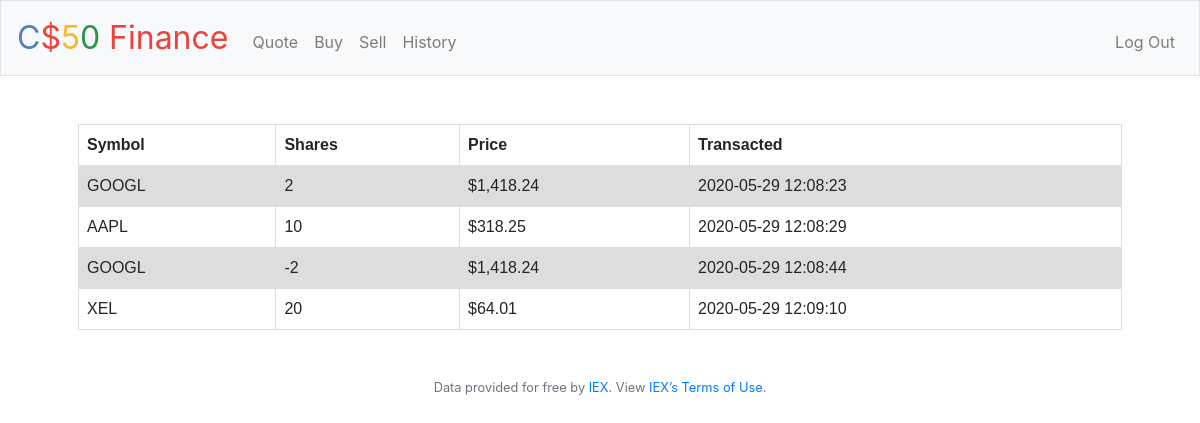
Screenshot of /history (signed in) with the database file from the repository.
### tables this page shows
CREATE TABLE history
                    (Username TEXT,
                     Symbol TEXT,
                     Shares NUMERIC,
                     Price NUMERIC,
                     Transacted SMALLDATETIME);

### application.py (the view)
@app.route("/history")
@login_required
def history():
    nameuser = session['username']
    try:
        past_purchases = db.execute("""SELECT Symbol, Shares, Price, Transacted
                  FROM history WHERE Username = (?)""", nameuser)
        return render_template("history.html", past_purchases=past_purchases)
    except:
        return apology("You haven't made any transactions yet!")

### application.py (called while the page is built)
@app.after_request
def after_request(response):
    response.headers["Cache-Control"] = "no-cache, no-store, must-revalidate"
    response.headers["Expires"] = 0
    response.headers["Pragma"] = "no-cache"
    return response

### helpers.py (called while the page is built)
def login_required(f):
    @wraps(f)
    def decorated_function(*args, **kwargs):
        if session.get("user_id") is None:
            return redirect("/login")
        return f(*args, **kwargs)
    return decorated_function

### templates/history.html (shortened to what this page needs)
{% extends "layout.html" %}
{% block main %}
<table>
  <tr>
    <th>Symbol</th>
    <th>Shares</th>
    <th>Price</th>
    <th>Transacted</th>
  </tr>
  {% for purchase in past_purchases %}
  <tr>
      <td>{{ purchase['Symbol'] }} </td>
      <td>{{ purchase['Shares'] }} </td>
      <td>{{ purchase['Price'] }} </td>
      <td>{{ purchase['Transacted'] }} </td>
  </tr>
  {% endfor %}
</table>
{% endblock %}

### templates/layout.html (shortened to what this page needs)
<!DOCTYPE html>
<html lang="en">
    <head>
        <link href="https://maxcdn.bootstrapcdn.com/bootstrap/4.1.3/css/bootstrap.min.css" rel="stylesheet">
        <link href="/static/styles.css" rel="stylesheet">
    </head>
    <body>
        <nav class="navbar navbar-expand-md navbar-light bg-light border">
            <a class="navbar-brand" href="/"><span class="blue">C</span><span class="red">$</span><span class="yellow">5</span><span class="green">0</span> <span class="red">Finance</span></a>
            <div class="collapse navbar-collapse" id="navbar">
                {% if session.user_id %}
                    <ul class="navbar-nav mr-auto mt-2">
                        <li class="nav-item"><a class="nav-link" href="/quote">Quote</a></li>
                        <li class="nav-item"><a class="nav-link" href="/buy">Buy</a></li>
                        <li class="nav-item"><a class="nav-link" href="/sell">Sell</a></li>
                        <li class="nav-item"><a class="nav-link" href="/history">History</a></li>
                    </ul>
                    <ul class="navbar-nav ml-auto mt-2">
                        <li class="nav-item"><a class="nav-link" href="/logout">Log Out</a></li>
                    </ul>
                {% else %}
                    <ul class="navbar-nav ml-auto mt-2">
                        <li class="nav-item"><a class="nav-link" href="/register">Register</a></li>
                        <li class="nav-item"><a class="nav-link" href="/login">Log In</a></li>
                    </ul>
                {% endif %}
            </div>
        </nav>
        <main class="container p-5">
            {% block main %}{% endblock %}
        </main>
        <footer class="small text-center text-muted">
            Data provided for free by <a href="https://iextrading.com/developer">IEX</a>. View <a href="https://iextrading.com/api-exhibit-a/">IEX’s Terms of Use</a>.
        </footer>
    </body>
</html>

### static/styles.css (style rules this page uses)
nav .navbar-brand { font-size: xx-large; }
nav .navbar-brand .blue { color: #537fbe; }
nav .navbar-brand .red { color: #ea433b; }
nav .navbar-brand .yellow { color: #f5b82e; }
nav .navbar-brand .green { color: #2e944b; }
main { overflow-x: auto; text-align: center; }
table { font-family: arial, sans-serif; border-collapse: collapse; width: 100%; }
td, th { border: 1px solid #dddddd; text-align: left; padding: 8px; }
tr:nth-child(even) { background-color: #dddddd; }

### rows the page displays
history: Symbol "GOOGL", Shares "2", Price "$1,418.24", Transacted "2020-05-29 12:08:23"
history: Symbol "AAPL", Shares "10", Price "$318.25", Transacted "2020-05-29 12:08:29"
history: Symbol "GOOGL", Shares "-2", Price "$1,418.24", Transacted "2020-05-29 12:08:44"
history: Symbol "XEL", Shares "20", Price "$64.01", Transacted "2020-05-29 12:09:10"
